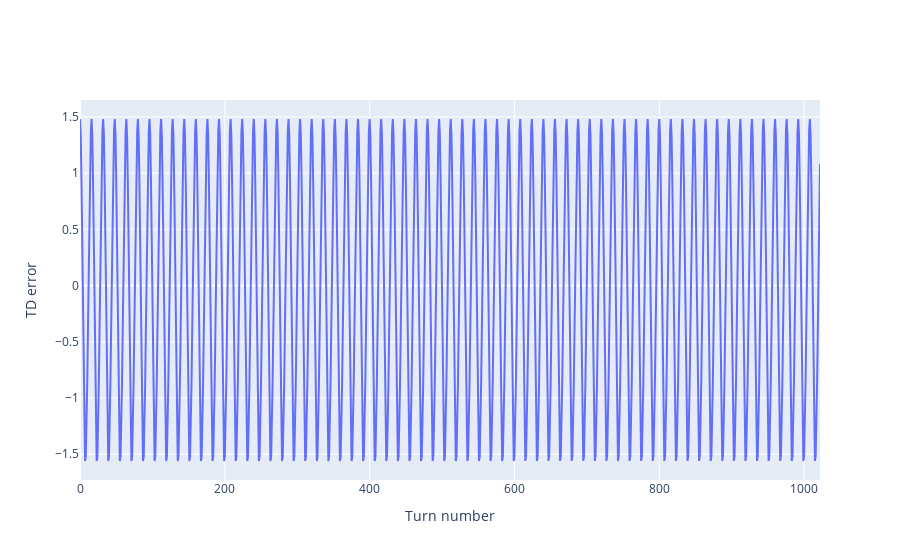

Notebook code cell kept with this figure:
### Code cell
td_error_plot(turn_results)

### Figure 1 — Plotly figure (JSON) as saved in the notebook; plotly's stock layout.template omitted (floating-point values rounded to 4 significant figures; data arrays with more than 128 entries replaced by an {"elided": "..."} marker saying what was removed)
{"data": [{"name": "TD error", "type": "scatter", "y": {"elided": "1023 float values"}}], "layout": {"xaxis": {"title": {"text": "Turn number"}}, "yaxis": {"title": {"text": "TD error"}}}}
